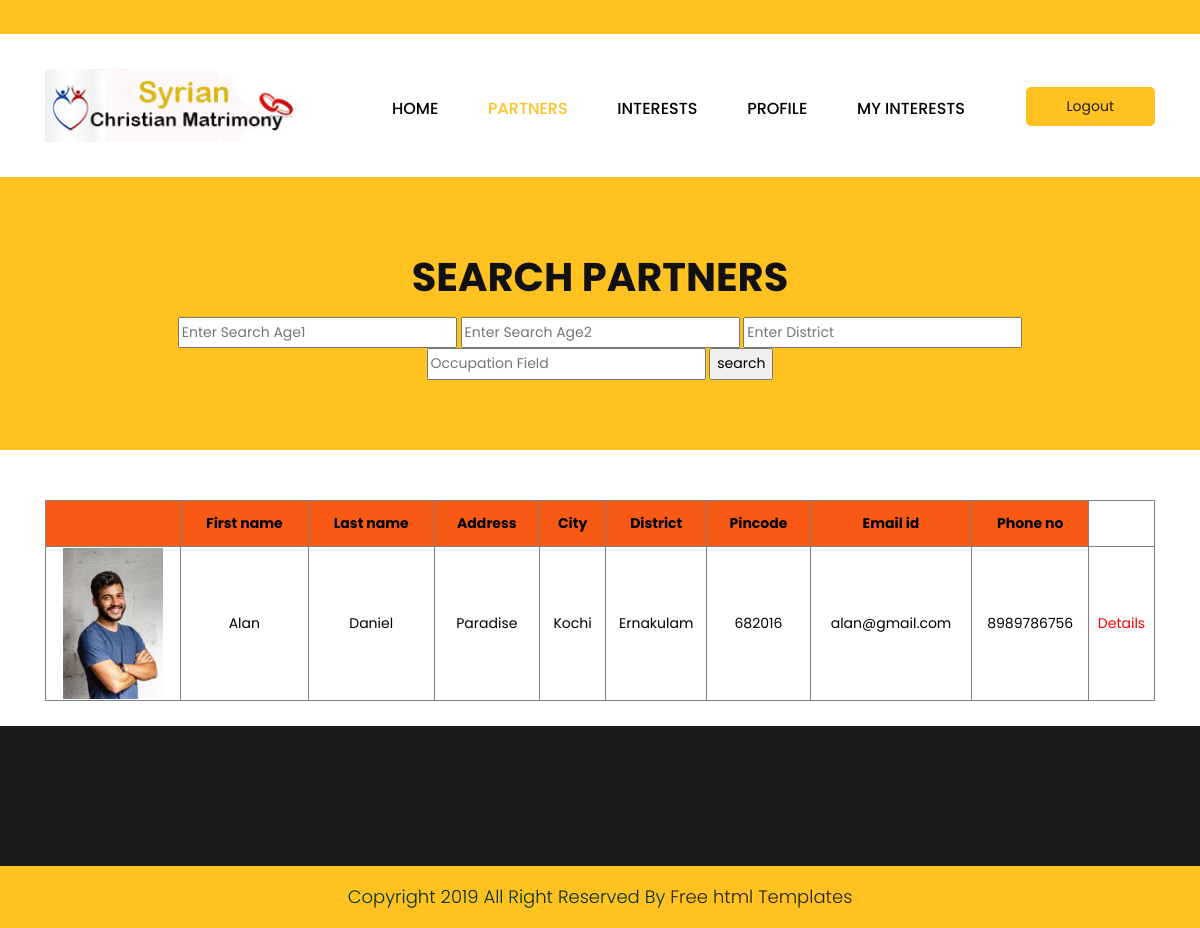
The app's page /search.php (signed in) with its own data.
### tables this page shows
CREATE TABLE `tbl_user` (
  `uid` int(20) NOT NULL AUTO_INCREMENT,
  `firstname` varchar(20) NOT NULL,
  `lastname` varchar(30) NOT NULL,
  `adress` varchar(100) NOT NULL,
  `city` varchar(50) NOT NULL,
  `district` varchar(30) NOT NULL,
  `pincode` int(10) NOT NULL,
  `emailid` varchar(50) NOT NULL,
  `gender` varchar(10) NOT NULL,
  `phoneno` varchar(12) NOT NULL,
  `pack` int(20) DEFAULT NULL,
  `edate` date DEFAULT NULL,
  `status` varchar(10) DEFAULT NULL,
  `img` varchar(100) DEFAULT NULL,
  `pstatus` varchar(20) DEFAULT NULL,
  PRIMARY KEY (`uid`)
);

### DatabaseCon.php (called while the page is built, shortened)
<?php
class DatabaseCon {
private $dbhost = 'localhost:3306';
private $dbuser = 'root';
private $dbpass = '';
private $db = 'matrimony';
private $conn;
   function __construct()
   		 {
      		$this->conn = mysqli_connect($this->dbhost, $this->dbuser, $this->dbpass, $this->db);
        }
   function selectData($str)
   {
   $retval=mysqli_query($this->conn,$str);
   return $retval;
   }
}
?>

### search.php (the view, shortened to what this page needs)
<!DOCTYPE html>
<html lang="en">
   <head>
      <link rel="stylesheet" href="css/bootstrap.min.css">
      <link rel="stylesheet" href="css/style.css">
      <link rel="stylesheet" href="css/responsive.css">
      <link rel="stylesheet" href="css/jquery.mCustomScrollbar.min.css">
      <link rel="stylesheet" href="https://netdna.bootstrapcdn.com/font-awesome/4.0.3/css/font-awesome.css">
      <link rel="stylesheet" href="https://cdnjs.cloudflare.com/ajax/libs/fancybox/2.1.5/jquery.fancybox.min.css" media="screen">
   </head>
   <body class="main-layout">
      <header>
         <div class="header">
            <div class="head_top">
               <div class="container">
                  <div class="row">
                    <div class="col-xl-6 col-lg-6 col-md-6 col-sm-12">
                  </div>
                  <div class="col-xl-6 col-lg-6 col-md-6 col-sm-12">
                       <div class="top-box">
                        <p> &nbsp;</p>
                    </div>
                  </div>
               </div>
            </div>
         </div>
         <div class="container">
            <div class="row">
               <div class="col-xl-3 col-lg-3 col-md-3 col-sm-3 col logo_section">
                  <div class="full">
                     <div class="center-desk">
                        <div class="logo"> <a href="index.html"><img src="images/logo.jpg" alt="logo"/></a> </div>
                     </div>
                  </div>
               </div>
               <div class="col-xl-7 col-lg-7 col-md-9 col-sm-9">
                  <div class="menu-area">
                     <div class="limit-box">
                        <nav class="main-menu">
                             <ul class="menu-area-main">
                              <li > <a href="userhome.php">Home</a> </li>
								<li class="active"> <a href="search.php">Partners</a> </li>
						      <li> <a href="interests.php">Interests </a> </li>
							    <li>  <a href="myprofile.php">Profile</a></li>
							   <li> <a href="myint.php">My Interests</a> </li>
                         </ul>
                        </nav>
                     </div>
                  </div>
               </div>
               <div class="col-xl-2 col-lg-2 col-md-2 col-sm-2">
           <li><a class="buy" href="index.php">Logout</a></li>
               </div>
            </div>
         </div>
      </header>
      <div class="brand_color">
        <div class="container">
            <div class="row">
                <div class="col-md-12">
                    <div class="titlepage">
                        <h2>Search Partners</h2>
						<form action="search.php">
						<input type="number" placeholder="Enter Search Age1" name="age1" min="18" value=""  />
							<input type="number" placeholder="Enter Search Age2" name="age2" min="18" value=""  />
						<input type="text" placeholder="Enter District" name="dist" value="" />
							<input type="text" placeholder="Occupation Field" name="occupfield" />
						<input type="submit" value="search" style="color:black"/>
						</form>
                    </div>
                </div>
            </div>
        </div>
    </div>
    <div class="contact">
        <div class="container">
            <div class="row">
                <div class="col-md-12">
	<?php
include('DatabaseCon.php');
$db=new DatabaseCon();
$uid=$_SESSION['uid'];
$ss="select * from tbl_user where uid=$uid";
$rss=$db->selectData($ss);
$rw=mysqli_fetch_array($rss);
$g=$rw['gender'];
if(isset($_GET['age1']) && isset($_GET['age2'])&& isset($_GET['dist'])){
	$dist=$_GET['dist'];
	$age1=$_GET['age1'];
$age2=$_GET['age2'];
 $s="SELECT * from tbl_personal inner join tbl_user on tbl_user.uid=tbl_personal.uid where (DATE_FORMAT(FROM_DAYS(DATEDIFF(now(),dob)), '%Y')+0) between $age1 and $age2 and gender!='$g' or tbl_user.uid!=$uid and district = '$dist' and tbl_user.status='true'";
}
else{
	$s="select*from tbl_user WHERE gender!='$g' and uid!=$uid and status='true'";
}
?>
<table border="1" style="color:black;width:100%;text-align:center;" >
<tr style="background-color:#F85A16;color:black;height:30px">
<th></th>
<th style="padding:10px;">First name</th>
<th style="padding:10px;">Last name</th>
<th style="padding:10px;">Address</th>
<th style="padding:10px;">City</th>
<th style="padding:10px;">District</th>
<th style="padding:10px;">Pincode</th>
<th style="padding:10px;">Email id</th>
<th style="padding:10px;">Phone no</th>
</tr>
<?php
$rs=$db->selectData($s);
while($row=mysqli_fetch_array($rs)){
?>
<tr style="height:50px;">
<td><a href="<?php echo $row['img'];?>" target="_blank"><img src="<?php echo $row['img'];?>" width="100px" height="100px"/></a></td>
<td><?php echo $row['firstname'];?></td>
<td><?php echo $row['lastname'];?></td>
<td><?php echo $row['adress'];?></td>
<td><?php echo $row['city'];?></td>
<td><?php echo $row['district'];?></td>
<td><?php echo $row['pincode'];?></td>
<td><?php echo $row['emailid'];?></td>
<td><?php echo $row['phoneno'];?></td>
<td><a href="details.php?uid=<?php echo $row['uid'];?>" style="color:red">Details</a></td>
</tr>
<?php } ?>
</table>	<br/>
                </div>
            </div>
        </div>
    </div>
      <footr>
         <div class="footer">
            <div class="copyright">
               <p>Copyright 2019 All Right Reserved By <a href="https://html.design/">Free html Templates</a></p>
            </div>
      </div>
      </footr>
   </body>
</html>

### css/style.css (style rules this page uses)
* { box-sizing: border-box !important; }
html { scroll-behavior: smooth; }
body { color: #666666; font-size: 14px; font-family: 'poppins', sans-serif; line-height: 1.80857; font-weight: normal; overflow-x: hidden; }
a { color: #1f1f1f; text-decoration: none !important; outline: none !important; -webkit-transition: all .3s ease-in-out; -moz-transition: all .3s ease-in-out; -ms-transition: all .3s ease-in-out; -o-transition: all .3s ease-in-out; transition: all .3s ease-in-out; }
h1, h2, h3, h4, h5, h6 { letter-spacing: 0; font-weight: normal; position: relative; padding: 0 0 10px 0; font-weight: normal; line-height: normal; color: #111111; margin: 0 }
h2 { font-size: 22px }
*, *::after, *::before { -webkit-box-sizing: border-box; -moz-box-sizing: border-box; box-sizing: border-box; }
ul, li, ol { margin: 0px; padding: 0px; list-style: none; }
p { margin: 0px; font-weight: 300; font-size: 15px; line-height: 24px; }
a { color: #222222; text-decoration: none; outline: none !important; }
a, .btn { text-decoration: none !important; outline: none !important; -webkit-transition: all .3s ease-in-out; -moz-transition: all .3s ease-in-out; -ms-transition: all .3s ease-in-out; -o-transition: all .3s ease-in-out; transition: all .3s ease-in-out; }
img { max-width: 100%; height: auto; }
.full { float: left; width: 100%; }
.full { width: 100%; float: left; margin: 0; padding: 0; }
.logo_section { text-align: center; }
.logo { float: left; }
nav.main-menu { float: right; margin-left: 0; }
.menu-area-main li.active a { color: #ffc221; }
.main-menu { text-align: center; }
.main-menu ul { margin: 0; list-style-type: none; }
.main-menu ul>li { display: inline-block; position: relative; }
.main-menu ul>li a { padding: 30px 23px 0 23px; line-height: 20px; font-size: 16px; display: block; font-weight: 500; color: #010005; text-transform: uppercase; }
.main-menu ul li:last-child a { padding-right: 0; }
.main-menu ul li:first-child { margin-left: 0; }
.main-menu ul>li { position: inherit; display: inline-block; vertical-align: middle; }
.buy { background: #ffc221; padding: 7px 41px !important; margin-top: 18px; border-radius: 5px; display: inline-block; float: right; }
.head_top { background: #ffc221; margin-bottom: 35px; }
.top-box p { float: right; padding-top: 10px; color: #000; }
.header { background: #fff; padding-bottom: 35px; }
.logo a { font-size: 40px; font-weight: bold; text-transform: uppercase; color: #fff; line-height: 40px; }
.footer { background: #1b1b1b; padding-top: 70px; }
.contact { margin-top: 50px; }
.copyright { background-color: #ffc221; padding: 20px 0px; margin-top: 70px; }
.copyright p { color: #023023; font-size: 18px; line-height: 22px; text-align: center; }
.brand_color .titlepage h2 { font-weight: bold; font-size: 40px !important; text-transform: uppercase; }
.brand_color { background-color: #ffc221; }
.brand_color .titlepage { margin-top: 70px; padding-bottom: 70px; text-align: center; }

### records on screen
tbl_user: img (picture), firstname "Alan", lastname "Daniel", adress "Paradise", city "Kochi", district "Ernakulam", pincode "682016", emailid "alan@gmail.com", phoneno "8989786756"
